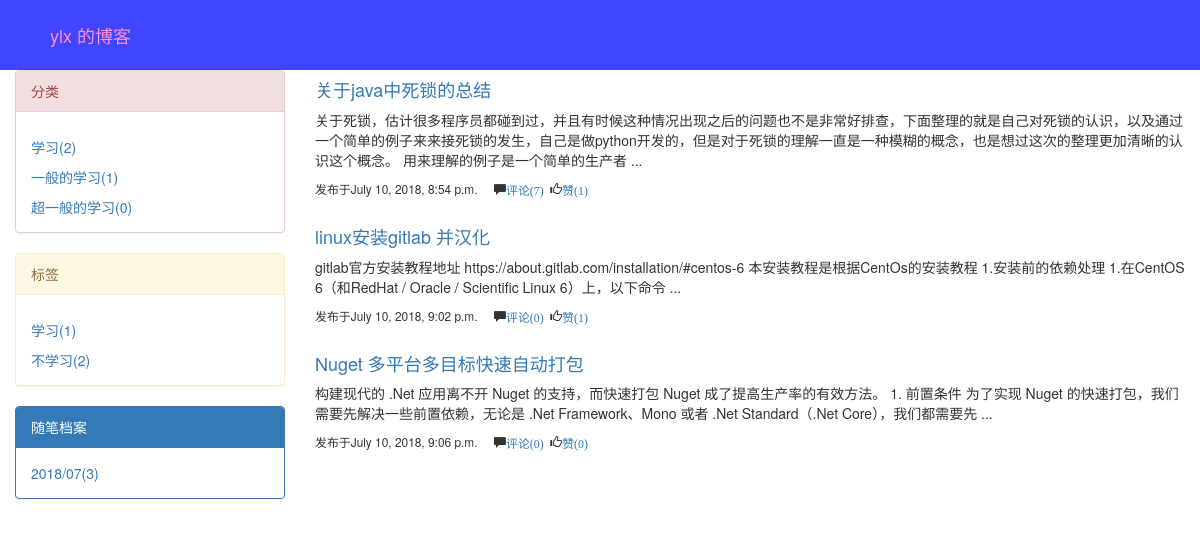
Screenshot of /homesite/ylx/ with the database file from the repository.
### blog/models.py (models this page shows, shortened)
class UserInfo(AbstractUser):
    nid = models.AutoField(primary_key=True)
    telephone = models.CharField(max_length=11, null=True, unique=True)
    avatar = models.FileField(upload_to='avatars/', default="avatars/default.png")
    create_time = models.DateTimeField(verbose_name='创建时间', auto_now_add=True)
    blog = models.OneToOneField(to='Blog', to_field='nid', null=True, on_delete=models.CASCADE)

class Tag(models.Model):
    nid = models.AutoField(primary_key=True)
    title = models.CharField(verbose_name='标签名称', max_length=32)
    blog = models.ForeignKey(verbose_name='所属博客', to='Blog', to_field='nid', on_delete=models.CASCADE)

class Article(models.Model):
    nid = models.AutoField(primary_key=True)
    title = models.CharField(max_length=50, verbose_name='文章标题')
    desc = models.CharField(max_length=255, verbose_name='文章描述')
    create_time = models.DateTimeField(verbose_name='创建时间', auto_now_add=True)
    content = models.TextField()
    comment_count = models.IntegerField(default=0)
    up_count = models.IntegerField(default=0)
    down_count = models.IntegerField(default=0)
    user = models.ForeignKey(verbose_name='作者', to='UserInfo', to_field='nid', on_delete=models.CASCADE)
    category = models.ForeignKey(to='Category', to_field='nid', null=True, on_delete=models.CASCADE)
    tags = models.ManyToManyField(
        to="Tag",
        through='Article2Tag',
    )

### blog/views.py (the view, shortened to what this page needs)
# urls.py: re_path('homesite/(?P<username>\w+)/$', views.homesite),
def homesite(request, username, **kwargs):
    user = UserInfo.objects.filter(username= username).first()
    if not user:
        return HttpResponse('404')
    blog = user.blog
    articles = Article.objects.filter(user__username=username)
    tag = Tag.objects.filter(blog=blog).annotate(c=Count('article__title')).values('c', 'title','pk')
    category = Category.objects.filter(blog=blog).annotate(c=Count('article__title')).values('c', 'title','pk')
    date_list = Article.objects.filter(user=user).extra(select={"date": "strftime('%%Y/%%m',create_time)"}).values(
        'date').annotate(c=Count('title')).values('c', 'date')
    if not kwargs:
        return render(request,'homesite.html',{'articles':articles,'user':user,'tag':tag,'category':category,'date_list':date_list})

### templates/homesite.html (shortened to what this page needs)
<!DOCTYPE html>
<html lang="en">
<head>
    <link rel="stylesheet" href="/static/css/theme/{{ blog.theme }}">
    <link rel="stylesheet" href="/static/bootstrap/css/bootstrap.css">
    <link rel="stylesheet" href="/static/css/art.css">
</head>
<body>
<div class="head"><h4 class="head1">{{ user.username }} 的博客</h4></div>
<div class="container-fluid">
    <div class="row">
        <div class="col-md-3">
            <div class="panel panel-danger">
                <div class="panel-heading">分类</div>
                <div class="panel-body">
                    {% for c in category %}
                        <p></p><a href="/homesite/{{ user.username }}/category/{{ c.pk }}">{{ c.title }}({{ c.c }})</a>
                    {% endfor %}
                </div>
            </div>
            <div class="panel panel-warning">
                <div class="panel-heading">标签</div>
                    <div class="panel-body">
                        {% for t in tag %}
                            <p></p><a href="/homesite/{{ user.username }}/tag/{{ t.pk }}">{{ t.title }}({{ t.c }})</a>
                {% endfor %}
                </div>
            </div>
            <div class="panel panel-primary">
                <div class="panel-heading">随笔档案</div>
                <div class="panel-body">
                    {% for d in date_list %}
                        <a href="">
                        {{ d.date }}({{ d.c }})</a>
                    {% endfor %}
                </div>
            </div>
        </div>
        <div class="col-lg-9">
            {% for article in articles %}
                <h4><a href="/homesite/{{ user.username }}/article/{{ article.pk }}">{{ article.title }}</a></h4>
                <div>{{ article.desc }}</div>
                <div class="luokuan small">发布于{{ article.create_time }} <span>&nbsp;&nbsp;</span>&nbsp;&nbsp;<span
                        class="glyphicon glyphicon-comment"><a href="">评论({{ article.comment_count }})</a></span>&nbsp;&nbsp;<span
                        class="glyphicon glyphicon-thumbs-up"><a
                        href="">赞({{ article.up_count }})</a></span></div>
                <br>
            {% endfor %}</div>
    </div>
</div>
</body>
</html>

### static/css/art.css (style rules this page uses)
.head { width: 100%; height: 70px; background-color: #4245ff; overflow: hidden; }
.head1 { padding-left: 50px; line-height: 50px; color: #ff8ed4; }
.luokuan { margin-top: 10px; }

### rows the page displays
UserInfo: username "ylx"
Tag: title "不学习", c "2"
Article: title "关于java中死锁的总结", desc "关于死锁，估计很多程序员都碰到过，并且有时候这种情况出现之后的问题也不是非常好排查，下面整理的就是自己对死锁的认识，以及通过一个简单的例子来来接死锁的发生，自己是做python开发的，但是对于死锁的理解一直是一种模糊的概念，也是想过这次的整理更加清晰的认识这个概念。 用来理解的例子是一个简单的生产者 ...", create_time "July 10, 2018, 8:54 p.m.", comment_count "7", up_count "1"
Article: title "linux安装gitlab 并汉化", desc "gitlab官方安装教程地址 https://about.gitlab.com/installation/#centos-6 本安装教程是根据CentOs的安装教程 1.安装前的依赖处理 1.在CentOS 6（和RedHat / Oracle / Scientific Linux 6）上，以下命令 ...", create_time "July 10, 2018, 9:02 p.m.", comment_count "0", up_count "1"
Article: title "Nuget 多平台多目标快速自动打包", desc "构建现代的 .Net 应用离不开 Nuget 的支持，而快速打包 Nuget 成了提高生产率的有效方法。 1. 前置条件 为了实现 Nuget 的快速打包，我们需要先解决一些前置依赖，无论是 .Net Framework、Mono 或者 .Net Standard（.Net Core），我们都需要先 ...", create_time "July 10, 2018, 9:06 p.m.", comment_count "0", up_count "0"

### other values shown
{{ c.title }} "学习" "一般的学习" "超一般的学习"
{{ c.c }} "2" "1" "0"
{{ t.title }} "学习"
{{ t.c }} "1"
{{ d.date }} "2018/07"
{{ d.c }} "3"
